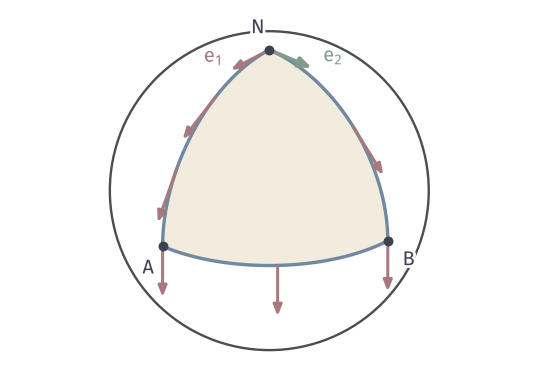

Here is the Python script that generated this plot:
"""Parallel transport of e_1 around the octant N-A-B-N of S^2; V(t) is the exact solution listed in the text."""
from pathlib import Path
import sys
ROOT = next(p for p in Path(__file__).resolve().parents if (p/"build.sh").is_file() and (p/"tex/book.tex").is_file())
sys.path.insert(0, str(ROOT/"figures/04-spaces-measures-and-geometry/04-manifolds/matplotlib/mfd-common"))
from mfd3d import *

W, H = 76, 54
fig, ax = canvas(W, H)
pl = Placed(View(42, 28), 38, 27, 22.5)
sphere_disc(ax, pl, fill='white')
for lat in (0,):
    pass
tt = np.linspace(0, np.pi/2, 121)
arc1 = np.c_[np.sin(tt), 0*tt, np.cos(tt)]
arc2 = np.c_[np.cos(tt), np.sin(tt), 0*tt]
arc3 = np.c_[0*tt, np.cos(tt), np.sin(tt)]
ax.add_patch(Polygon(np.r_[pl(arc1), pl(arc2), pl(arc3)], fc=YELLOW_FILL, ec='none', zorder=1.5))
for a in (arc1, arc2, arc3):
    ax.plot(*pl(a).T, color=BLUE, lw=1.35, zorder=3)
def seg(g, V, ts, col=RED):
    for t in ts:
        p = g(t); v = V(t)
        arrow(ax, pl(p), pl(p+.36*v), color=col, lw=1.2, scale=6.5)
seg(lambda t: np.array([np.sin(t), 0, np.cos(t)]), lambda t: np.array([np.cos(t), 0, -np.sin(t)]), [0, np.pi/6, np.pi/3])
seg(lambda t: np.array([np.cos(t), np.sin(t), 0]), lambda t: np.array([0, 0, -1.0]), [0, np.pi/4])
seg(lambda t: np.array([0, np.cos(t), np.sin(t)]), lambda t: np.array([0, np.sin(t), -np.cos(t)]), [0, np.pi/4])
N = np.array([0, 0, 1.0]); A = np.array([1.0, 0, 0]); B = np.array([0, 1.0, 0])
arrow(ax, pl(N), pl(N+.36*B), color=GREEN, lw=1.5, scale=7.5)
for p in (N, A, B):
    dot(ax, pl(p), INK)
label(ax, pl(N)+[-1.6, 3.2], '$N$', halo=True)
label(ax, pl(A)+[-2.0, -3.0], '$A$', halo=True)
label(ax, pl(B)+[3.0, -2.6], '$B$', halo=True)
label(ax, pl(N+.36*np.array([1.0, 0, 0]))+[-2.4, 2.0], r'$\bm{e}_1$'.replace(r'\bm{e}', 'e'), color=RED, halo=True)
label(ax, pl(N+.36*B)+[3.0, 1.8], '$e_2$', color=GREEN, halo=True)
save(fig, Path(__file__).resolve().parent, 'figure', {'formula': 'V on N->A: (cos t,0,-sin t); A->B: (0,0,-1); B->N: (0,sin t,-cos t)'})
